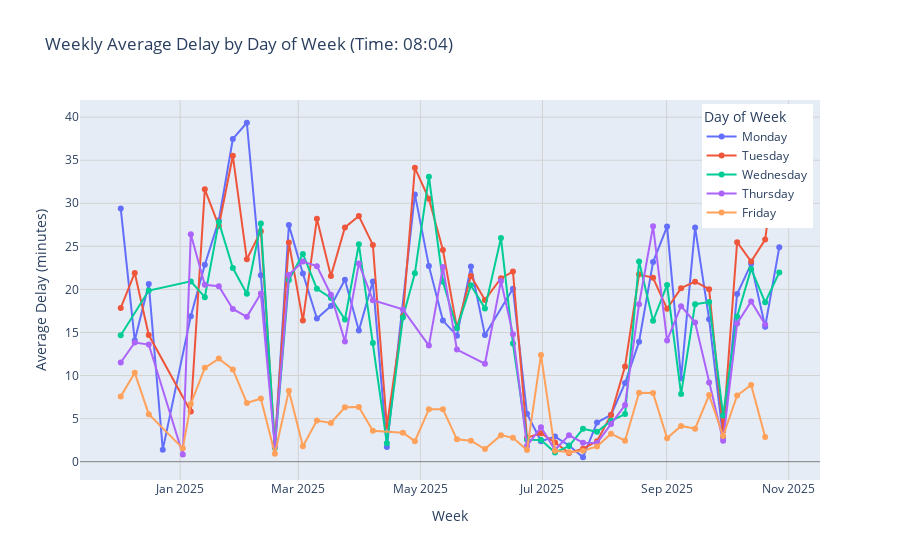

Source (notebook cell):
### Code cell
# For a given time of day, plot the delay on a week-by-week basis, with one series per day of week

from datetime import time

# Select a specific time of day (you can change this)
# Available times: time(6, 34), time(7, 4), time(7, 34), time(8, 4), time(8, 34)
selected_time = time(8, 4)  # Change this to any time_of_day from the data

# Filter data for the selected time
df_filtered = df[df['time_of_day'] == selected_time].copy()

# Ensure aimed_arrival is datetime (handle timezone-aware datetimes)
if not pd.api.types.is_datetime64_any_dtype(df_filtered['aimed_arrival']):
    df_filtered['aimed_arrival'] = pd.to_datetime(df_filtered['aimed_arrival'], utc=True)

# Add week number and year-week for grouping
df_filtered['week_number'] = df_filtered['aimed_arrival'].dt.isocalendar().week
df_filtered['year'] = df_filtered['aimed_arrival'].dt.year
df_filtered['year_week'] = df_filtered['year'].astype(str) + '-W' + df_filtered['week_number'].astype(str).str.zfill(2)

# Convert delay to minutes
df_filtered['delay_minutes'] = df_filtered['expected_delay'].dt.total_seconds() / 60

# Group by year-week and day of week, calculate mean delay
weekly_delays = df_filtered.groupby(['year_week', 'day_of_week'])['delay_minutes'].mean().reset_index()

# Get the first date of each week for plotting
week_dates = df_filtered.groupby('year_week')['aimed_arrival'].min().reset_index()
week_dates.columns = ['year_week', 'week_start']

# Merge to get dates
weekly_delays = weekly_delays.merge(week_dates, on='year_week')

# Create the plot
fig = go.Figure()

day_names = ['Monday', 'Tuesday', 'Wednesday', 'Thursday', 'Friday', 'Saturday', 'Sunday']
colors = px.colors.qualitative.Plotly

for day in sorted(weekly_delays['day_of_week'].unique()):
    df_day = weekly_delays[weekly_delays['day_of_week'] == day].sort_values('week_start')
    
    fig.add_trace(go.Scatter(
        x=df_day['week_start'],
        y=df_day['delay_minutes'],
        mode='lines+markers',
        name=day_names[day] if day < len(day_names) else f'Day {day}',
        line=dict(color=colors[day % len(colors)], width=2),
        marker=dict(size=6),
        hovertemplate='Week: %{x|%Y-%m-%d}<br>Delay: %{y:.1f} min<extra></extra>'
    ))

fig.update_layout(
    title=f'Weekly Average Delay by Day of Week (Time: {selected_time.strftime("%H:%M")})',
    xaxis_title='Week',
    yaxis_title='Average Delay (minutes)',
    hovermode='x unified',
    yaxis=dict(
        showgrid=True,
        gridwidth=1,
        gridcolor='lightgray',
        zeroline=True,
        zerolinewidth=1,
        zerolinecolor='gray'
    ),
    xaxis=dict(
        showgrid=True,
        gridwidth=1,
        gridcolor='lightgray'
    ),
    legend=dict(
        title='Day of Week',
        yanchor='top',
        y=0.99,
        xanchor='right',
        x=0.99
    )
)

show_figure(fig)
